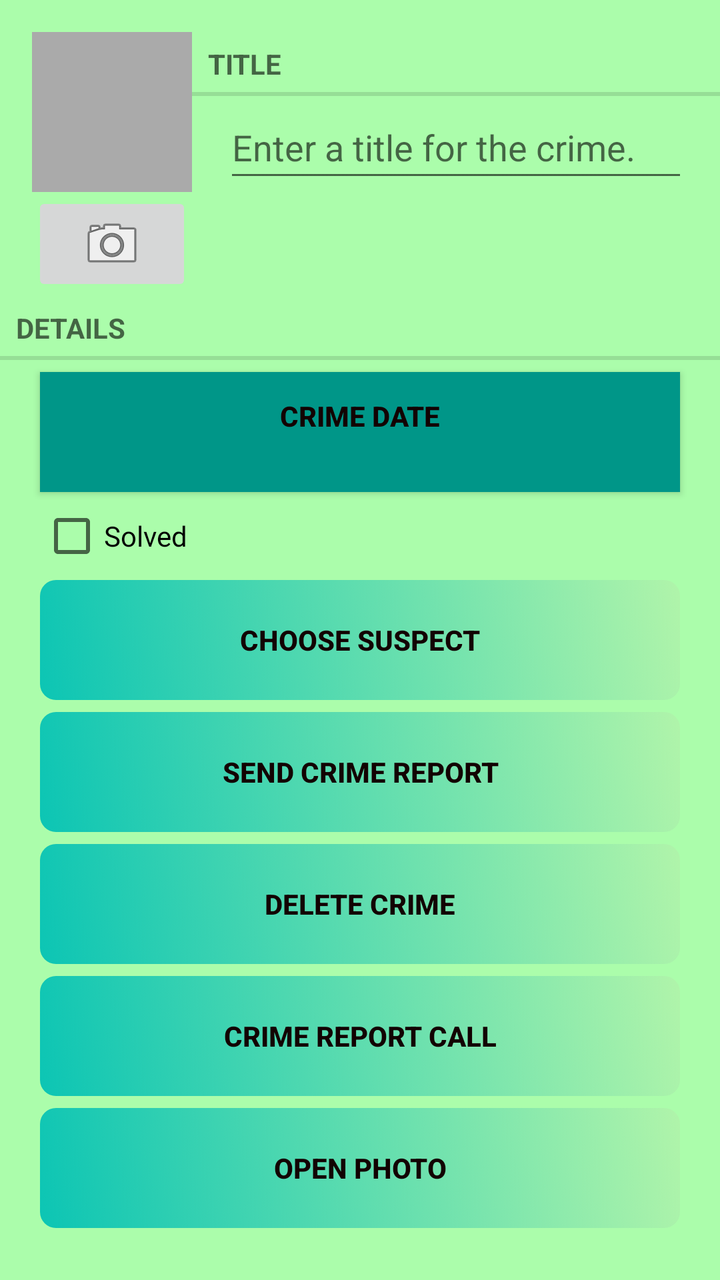
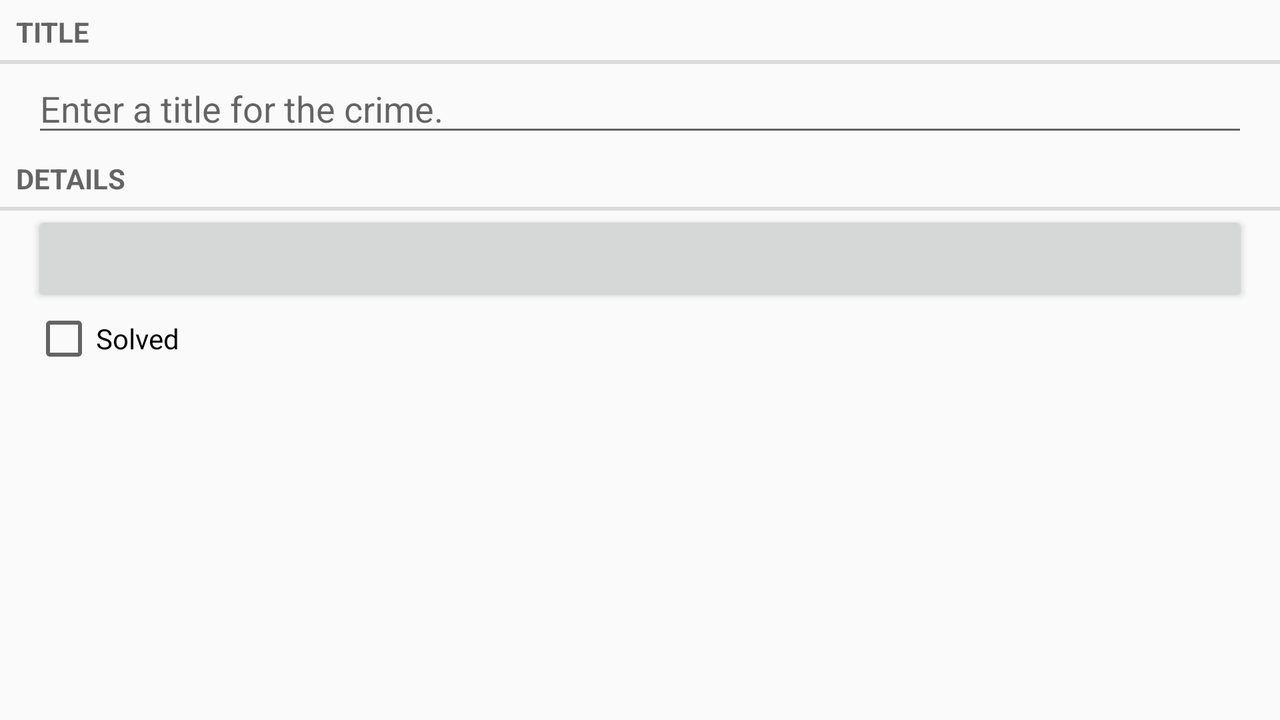

The same Android screen from two of the app's own layout files: first res/layout/ as a phone draws it, then the repository's variant for another configuration, drawn on a device whose configuration selects that folder. Both files follow.
<!-- AndroidManifest.xml: application theme Theme.CriminalIntent -->
<!-- res/layout/fragment_crime.xml -->
<?xml version="1.0" encoding="utf-8"?>
<LinearLayout
    xmlns:android="http://schemas.android.com/apk/res/android"
    xmlns:tools="http://schemas.android.com/tools"
    android:orientation="vertical"
    android:background="#ABFDAB"
    android:layout_width="match_parent"
    android:layout_height="match_parent">

    <LinearLayout
        android:layout_width="match_parent"
        android:layout_height="wrap_content"
        android:layout_marginLeft="16dp"
        android:layout_marginTop="16dp"
        android:orientation="horizontal">

        <LinearLayout
            android:layout_width="wrap_content"
            android:layout_height="wrap_content"
            android:orientation="vertical">

            <ImageView
                android:id="@+id/crime_photo"
                android:layout_width="80dp"
                android:layout_height="80dp"
                android:background="@android:color/darker_gray"
                android:cropToPadding="true"
                android:scaleType="centerInside" />

            <ImageButton
                android:id="@+id/crime_camera"
                android:layout_width="match_parent"
                android:layout_height="wrap_content"
                android:src="@android:drawable/ic_menu_camera" />
        </LinearLayout>

        <LinearLayout
            android:layout_width="0dp"
            android:layout_height="wrap_content"
            android:layout_weight="1"
            android:orientation="vertical">

            <TextView
                style="?android:listSeparatorTextViewStyle"
                android:layout_width="match_parent"
                android:layout_height="wrap_content"
                android:text="@string/crime_title_label" />

            <EditText
                android:id="@+id/crime_title"
                android:layout_width="match_parent"
                android:layout_height="wrap_content"
                android:layout_marginLeft="16dp"
                android:layout_marginRight="16dp"
                android:hint="@string/crime_title_hint"
                android:minHeight="48dp" />

        </LinearLayout>
    </LinearLayout>

    <TextView
        style="?android:listSeparatorTextViewStyle"
        android:layout_width="match_parent"
        android:layout_height="wrap_content"
        android:text="@string/crime_details_label" />

    <LinearLayout
        android:layout_width="match_parent"
        android:layout_height="wrap_content"
        android:orientation="vertical">

        <Button
            android:id="@+id/crime_date"
            android:layout_width="match_parent"
            android:layout_height="60dp"
            android:layout_marginLeft="20dp"
            android:layout_marginRight="20dp"
            android:background="#009688"
            android:textColor="#120202"
            android:textStyle="bold"
            android:text="@string/crime_date_text"
            android:layout_marginTop="6dp"/>

        <CheckBox
            android:id="@+id/crime_solved"
            android:layout_width="match_parent"
            android:layout_height="wrap_content"
            android:layout_marginTop="6dp"
            android:layout_marginLeft="20dp"
            android:layout_marginRight="20dp"
            android:text="@string/crime_solved_label" />

        <Button
            android:id="@+id/crime_suspect"
            android:layout_width="match_parent"
            android:layout_height="60dp"
            android:layout_marginLeft="20dp"
            android:layout_marginRight="20dp"
            android:layout_marginTop="6dp"
            android:textColor="#120202"
            android:textStyle="bold"
            android:background="@drawable/fancy_button_background"
            android:text="@string/crime_suspect_text" />

        <Button
            android:id="@+id/crime_report"
            android:layout_width="match_parent"
            android:layout_height="60dp"
            android:layout_marginLeft="20dp"
            android:layout_marginRight="20dp"
            android:layout_marginTop="6dp"
            android:textColor="#120202"
            android:textStyle="bold"
            android:background="@drawable/fancy_button_background"
            android:text="@string/crime_report_text" />

        <Button
            android:layout_width="match_parent"
            android:layout_height="60dp"
            android:layout_marginLeft="20dp"
            android:layout_marginRight="20dp"
            android:textColor="#120202"
            android:textStyle="bold"
            android:layout_marginTop="6dp"
            android:background="@drawable/fancy_button_background"
            android:text="@string/delete_crime"
            android:id="@+id/delete_button"/>

        <Button
            android:id="@+id/crime_call_suspect"
            android:layout_width="match_parent"
            android:layout_height="60dp"
            android:layout_marginLeft="20dp"
            android:layout_marginRight="20dp"
            android:layout_marginTop="6dp"
            android:textColor="#120202"
            android:textStyle="bold"
            android:background="@drawable/fancy_button_background"
            android:text="@string/crime_report_call"
            />

        <Button
            android:id="@+id/view_photo_button"
            android:layout_width="match_parent"
            android:layout_marginTop="6dp"
            android:layout_height="60dp"
            android:layout_marginLeft="20dp"
            android:layout_marginRight="20dp"
            android:textColor="#120202"
            android:textStyle="bold"
            android:background="@drawable/fancy_button_background"
            android:text="Open Photo"
            />

    </LinearLayout>

</LinearLayout>
<!-- resources referenced by this layout -->
<resources>
  <!-- drawable fancy_button_background (drawable) -->
  <selector xmlns:android="http://schemas.android.com/apk/res/android">
      <item>
          <shape android:shape="rectangle">
              <corners android:radius="8dp" />
              <gradient
                  android:startColor="#0CC5B4"
                  android:endColor="#0FFF6699"
                  android:angle="45" />
          </shape>
      </item>
  </selector>
  <string name="crime_date_text">Crime Date\n</string>
  <string name="crime_details_label">Details</string>
  <string name="crime_report_call">Crime Report Call</string>
  <string name="crime_report_text">Send Crime Report</string>
  <string name="crime_solved_label">Solved</string>
  <string name="crime_suspect_text">Choose Suspect</string>
  <string name="crime_title_hint">Enter a title for the crime.</string>
  <string name="crime_title_label">Title</string>
  <string name="delete_crime">Delete Crime</string>
  <style name="Theme.CriminalIntent" parent="Theme.AppCompat.Light.DarkActionBar">
          
          <item name="colorPrimary">@color/purple_500</item>
          <item name="colorPrimaryVariant">@color/purple_700</item>
          <item name="colorOnPrimary">@color/white</item>
          
          <item name="colorSecondary">@color/teal_200</item>
          <item name="colorSecondaryVariant">@color/teal_700</item>
          <item name="colorOnSecondary">@color/black</item>
          
          <item name="android:statusBarColor" tools:targetApi="l">#009688</item>
          
      </style>
</resources>
<!-- res/layout-land/fragment_crime.xml (the repository's variant of the layout above) -->
<!-- drawn on the phone turned sideways -->
<?xml version="1.0" encoding="utf-8"?>
<LinearLayout
    xmlns:android="http://schemas.android.com/apk/res/android"
    android:orientation="vertical"
    android:layout_width="match_parent"
    android:layout_height="match_parent">

    <TextView
        style="?android:listSeparatorTextViewStyle"
        android:layout_width="match_parent"
        android:layout_height="wrap_content"
        android:text="@string/crime_title_label" />

    <EditText
        android:id="@+id/crime_title"
        android:layout_width="match_parent"
        android:layout_height="wrap_content"
        android:layout_marginLeft="16dp"
        android:layout_marginRight="16dp"
        android:hint="@string/crime_title_hint" />

    <TextView
        style="?android:listSeparatorTextViewStyle"
        android:layout_width="match_parent"
        android:layout_height="wrap_content"
        android:text="@string/crime_details_label" />

    <Button
        android:id="@+id/crime_date"
        android:layout_width="match_parent"
        android:layout_height="wrap_content"
        android:layout_marginLeft="16dp"
        android:layout_marginRight="16dp" />

    <CheckBox
        android:id="@+id/crime_solved"
        android:layout_width="match_parent"
        android:layout_height="wrap_content"
        android:layout_marginLeft="16dp"
        android:layout_marginRight="16dp"
        android:text="@string/crime_solved_label" />

</LinearLayout>
<!-- resources referenced by the variant -->
<!-- as the phone turned sideways resolves them -->
<resources>
  <string name="crime_details_label">Details</string>
  <string name="crime_solved_label">Solved</string>
  <string name="crime_title_hint">Enter a title for the crime.</string>
  <string name="crime_title_label">Title</string>
  <style name="Theme.CriminalIntent" parent="Theme.AppCompat.Light.DarkActionBar">
          
          <item name="colorPrimary">@color/purple_500</item>
          <item name="colorPrimaryVariant">@color/purple_700</item>
          <item name="colorOnPrimary">@color/white</item>
          
          <item name="colorSecondary">@color/teal_200</item>
          <item name="colorSecondaryVariant">@color/teal_700</item>
          <item name="colorOnSecondary">@color/black</item>
          
          <item name="android:statusBarColor" tools:targetApi="l">#009688</item>
          
      </style>
</resources>
